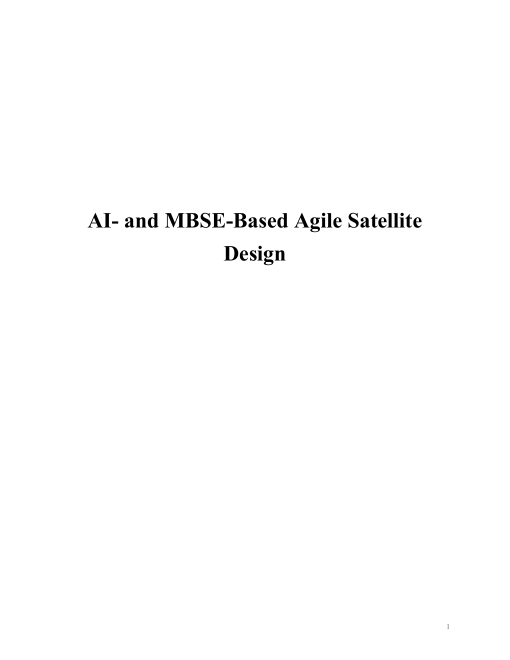
#> input picture tmp/chapter5_translation/qa_v2/page-01.png, 1020 x 1320 px (shown at 1/2 size); its folder holds only this picture in this run
$ python make_qa_sheets.py
#> lines starting #> are read from the running program, lines starting #| are printed output that depends on the picture
from pathlib import Path
from PIL import Image, ImageDraw, ImageFont

root = Path(__file__).parent
src = root / "qa_v2"
out = root / "qa_sheets_v2"
out.mkdir(exist_ok=True)
files = sorted(src.glob("page-*.png"), key=lambda p: int(p.stem.split("-")[-1]))
font = ImageFont.load_default()

for batch_index in range(0, len(files), 6):
    batch = files[batch_index:batch_index + 6]
    sheet = Image.new("RGB", (3 * 440, 2 * 590), "#dddddd")
#> sheet: PIL image 1320x1180 RGB; every value is 221
    for index, path in enumerate(batch):
        image = Image.open(path).convert("RGB")
#> image is the input picture: PIL image 1020x1320 RGB; min 0, max 255, mean 253.4
        image.thumbnail((420, 550))
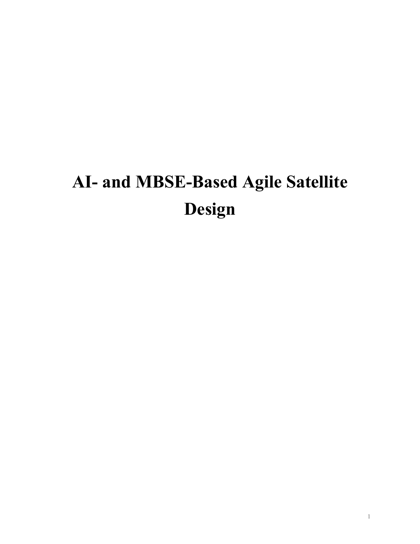
#> image: PIL image 420x544 RGB; min 0, max 255, mean 253.4
        tile = Image.new("RGB", (440, 590), "white")
#> tile: PIL image 440x590 RGB; every value is 255
        tile.paste(image, ((440 - image.width) // 2, 28))
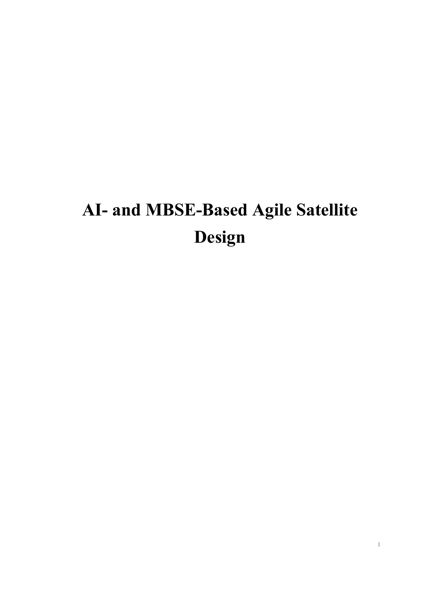
#> tile: PIL image 440x590 RGB; min 0, max 255, mean 253.6
        ImageDraw.Draw(tile).text((8, 8), path.stem, fill="black", font=font)
        x = (index % 3) * 440
        y = (index // 3) * 590
        sheet.paste(tile, (x, y))
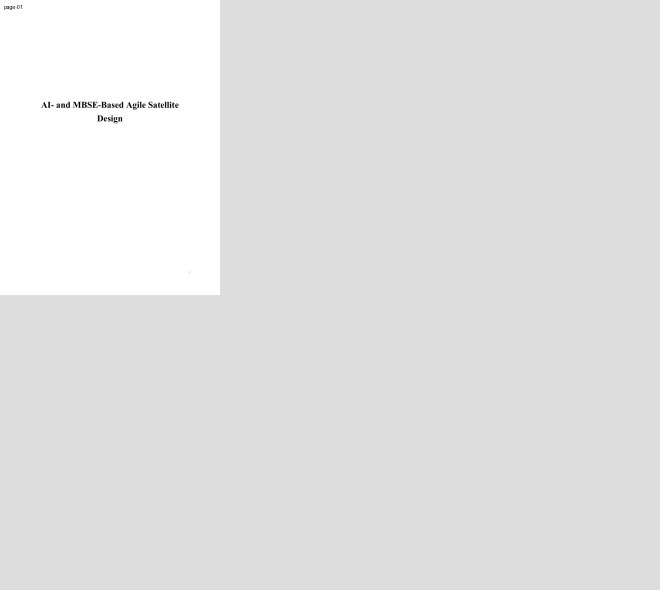
#> sheet: PIL image 1320x1180 RGB (shown at 1/2 size); min 0, max 255, mean 226.4
    sheet.save(out / f"qa-{batch_index // 6 + 1}.jpg", quality=92)

$ run again, on tmp/chapter5_translation/qa_v2/page-05.png
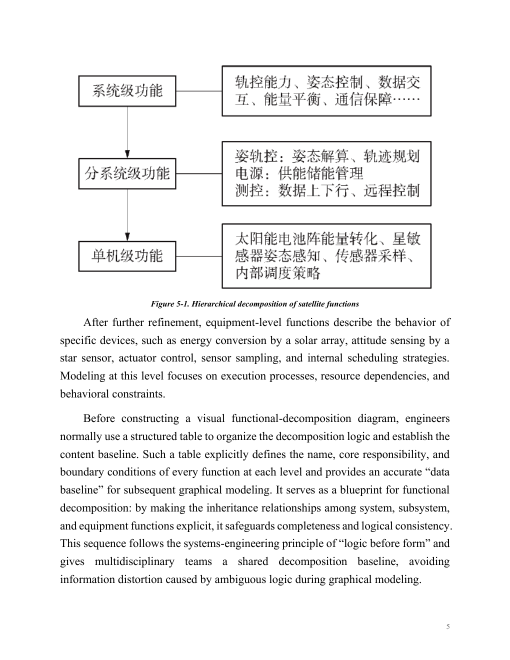
#> input picture tmp/chapter5_translation/qa_v2/page-05.png, 1020 x 1320 px (shown at 1/2 size)
#> image is the input picture: PIL image 1020x1320 RGB; mean R, G, B 241.7, 241.6, 241.6
#> image: PIL image 420x544 RGB
#> `tile.paste(image, ((440 - image.width) // 2, 28))`:
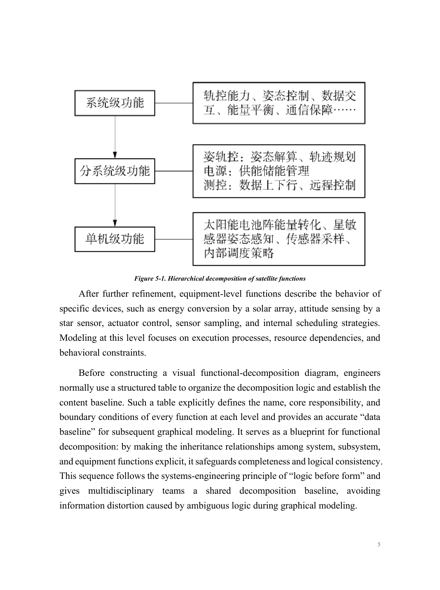
#> tile: PIL image 440x590 RGB; mean R, G, B 242.9, 242.8, 242.8
#> `sheet.paste(tile, (x, y))`:
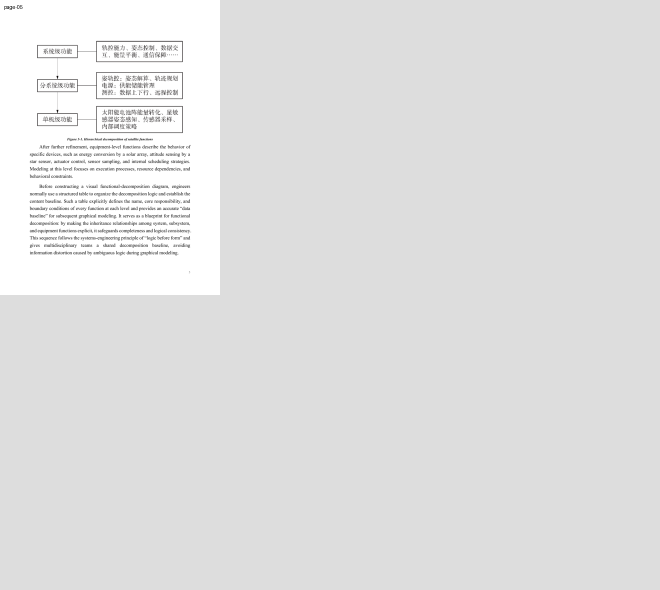
#> sheet: PIL image 1320x1180 RGB (shown at 1/2 size); mean R, G, B 224.6, 224.6, 224.6

$ run again, on tmp/chapter5_translation/qa_v2/page-06.png
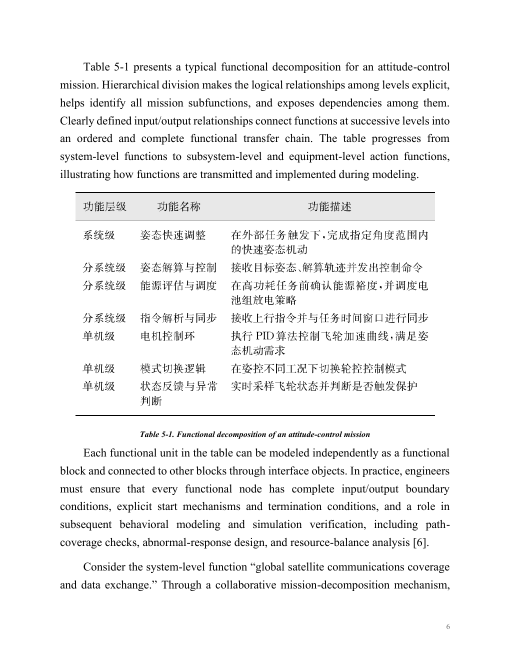
#> input picture tmp/chapter5_translation/qa_v2/page-06.png, 1020 x 1320 px (shown at 1/2 size)
#> image is the input picture: PIL image 1020x1320 RGB; min 0, max 255, mean 241.4
#> image: PIL image 420x544 RGB
#> `tile.paste(image, ((440 - image.width) // 2, 28))`:
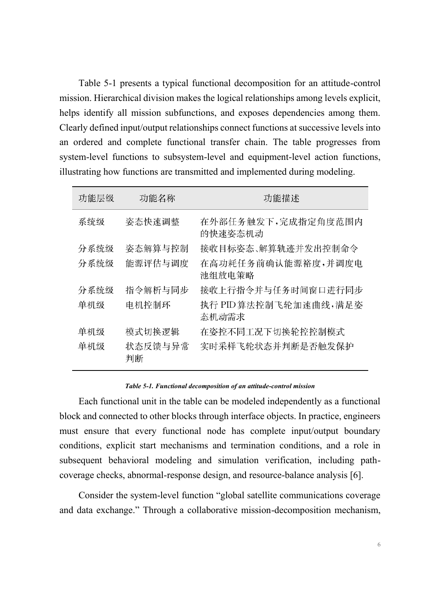
#> tile: PIL image 440x590 RGB; min 11, max 255, mean 242.7
#> `sheet.paste(tile, (x, y))`:
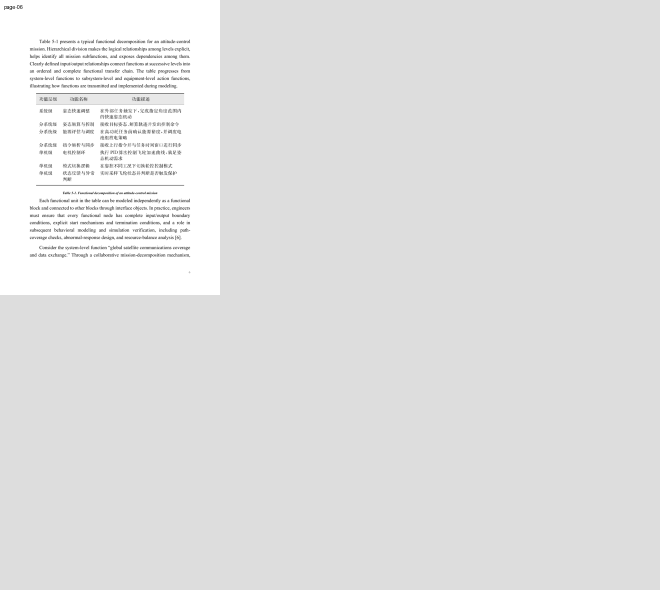
#> sheet: PIL image 1320x1180 RGB (shown at 1/2 size); min 6, max 255, mean 224.6

$ run again, on tmp/chapter5_translation/qa_v2/page-07.png
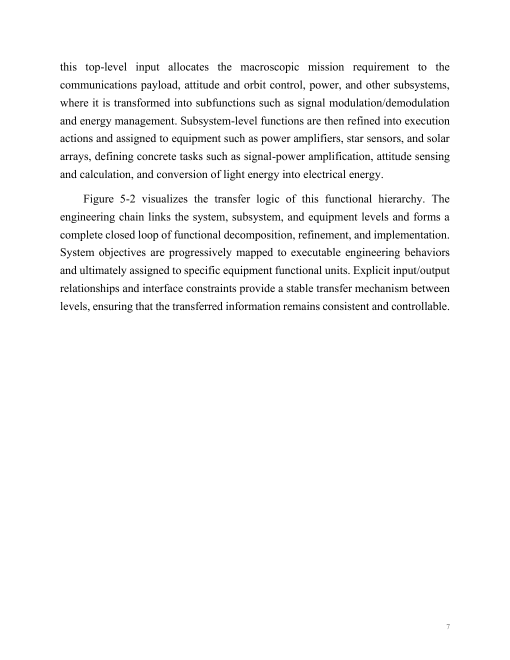
#> input picture tmp/chapter5_translation/qa_v2/page-07.png, 1020 x 1320 px (shown at 1/2 size)
#> image is the input picture: PIL image 1020x1320 RGB; min 0, max 255, mean 247.3
#> image: PIL image 420x544 RGB
#> `tile.paste(image, ((440 - image.width) // 2, 28))`:
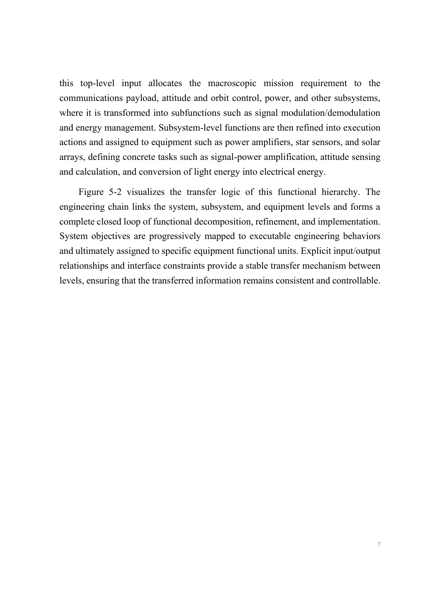
#> tile: PIL image 440x590 RGB; min 33, max 255, mean 248
#> `sheet.paste(tile, (x, y))`:
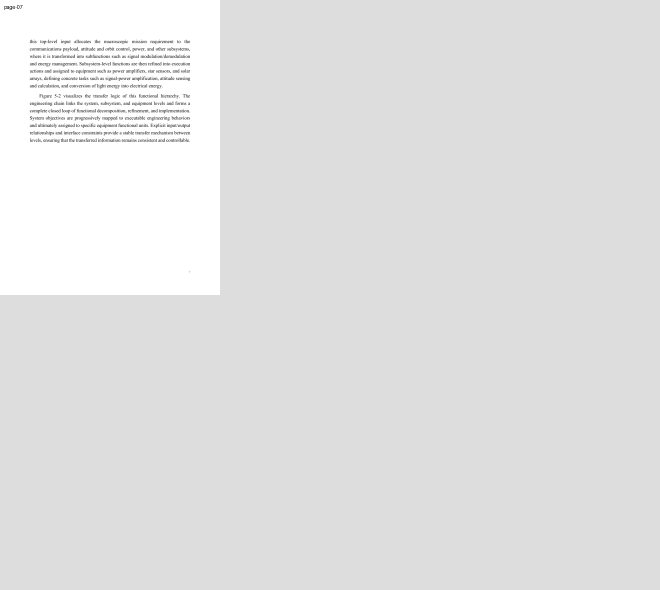
#> sheet: PIL image 1320x1180 RGB (shown at 1/2 size); min 6, max 255, mean 225.5

$ run again, on tmp/chapter5_translation/qa_v2/page-02.png
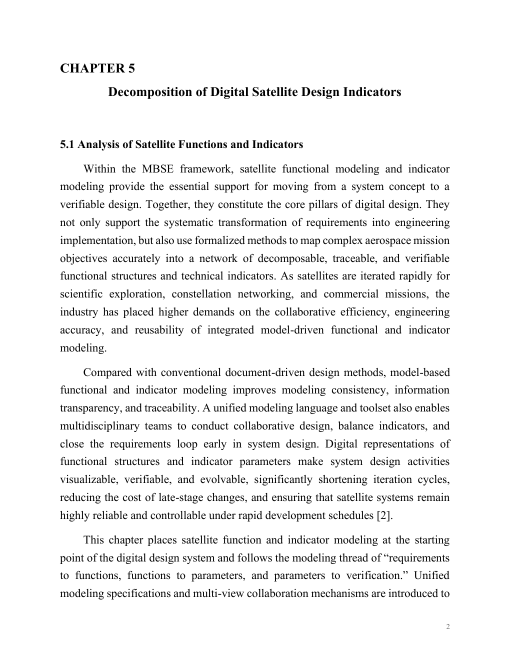
#> input picture tmp/chapter5_translation/qa_v2/page-02.png, 1020 x 1320 px (shown at 1/2 size)
#> image is the input picture: PIL image 1020x1320 RGB; min 0, max 255, mean 240.9
#> image: PIL image 420x544 RGB
#> `tile.paste(image, ((440 - image.width) // 2, 28))`:
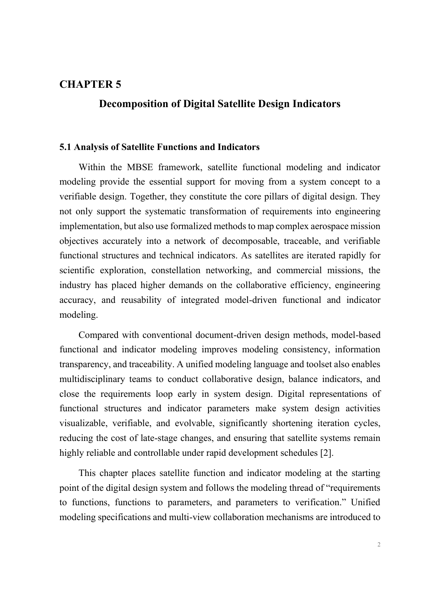
#> tile: PIL image 440x590 RGB; min 0, max 255, mean 242.2
#> `sheet.paste(tile, (x, y))`:
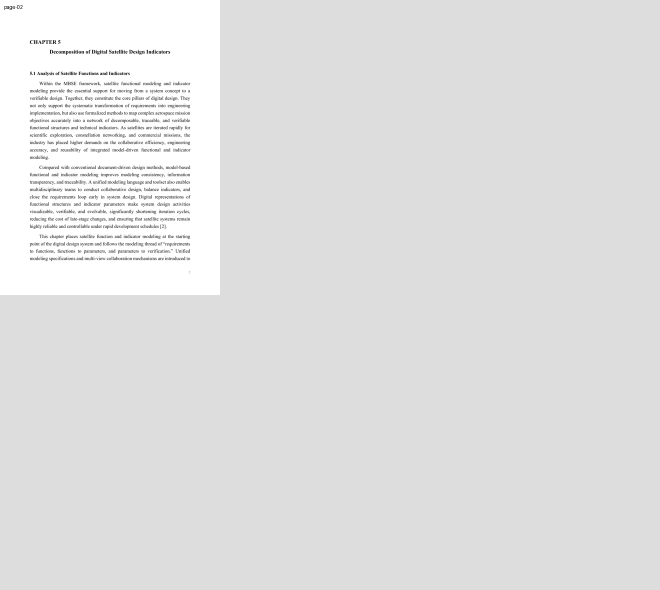
#> sheet: PIL image 1320x1180 RGB (shown at 1/2 size); min 0, max 255, mean 224.5
